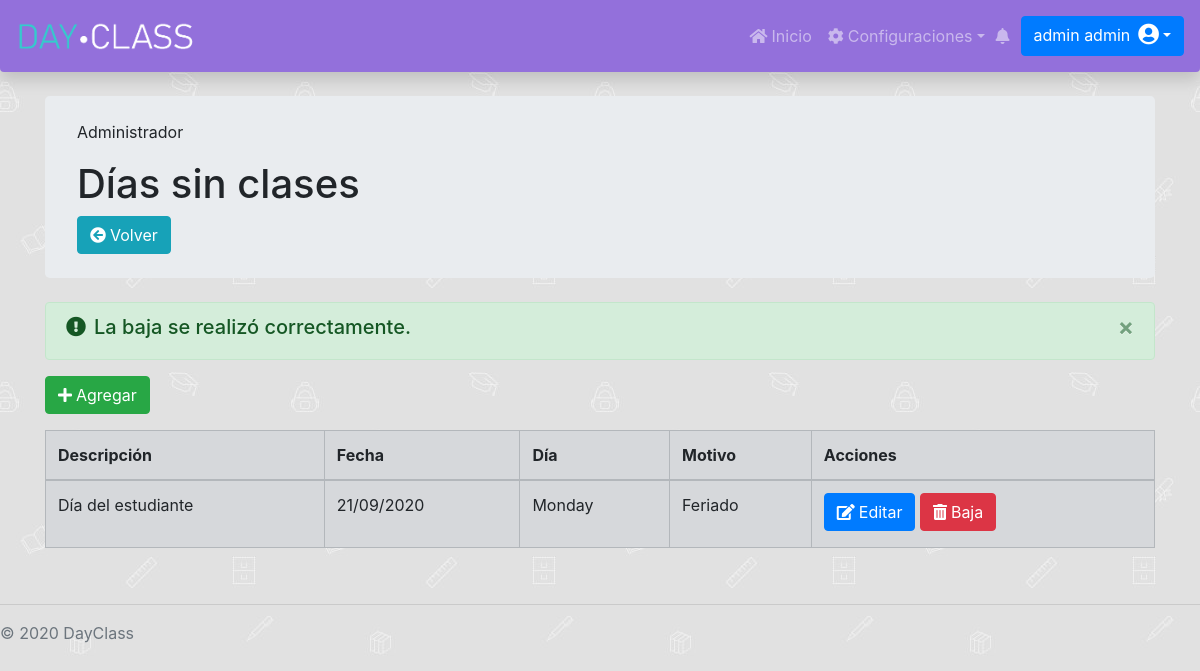
The app's page /Administrador/ConfiguracionSistema/Parametros/feriadosDiaSinClase.php?resultado=6 (signed in) with its own data.
### tables this page shows
CREATE TABLE `diassinclases` (
  `id` int(11) NOT NULL AUTO_INCREMENT,
  `fechaDiaSinClases` date DEFAULT NULL,
  `id_motivo` int(11) DEFAULT NULL,
  `comentarioDiaSinClases` varchar(255) DEFAULT NULL,
  `fechaAltaDiaSinClases` date DEFAULT NULL,
  `fechaBajaDiaSinClases` date DEFAULT NULL,
  PRIMARY KEY (`id`)
);

CREATE TABLE `motivodiasinclases` (
  `id` int(11) NOT NULL AUTO_INCREMENT,
  `nombreMotivoDiaSinClases` varchar(255) DEFAULT NULL,
  `fechaDesdeMotivoDiaSinClases` date DEFAULT NULL,
  `fechaHastaMotivoDiaSinClases` date DEFAULT NULL,
  PRIMARY KEY (`id`)
);

### Administrador/ConfiguracionSistema/Parametros/feriadosDiaSinClase.php (the view, shortened to what this page needs)
<?php
include "../../../databaseConection.php";
?>
<div class="container">
    <div class="jumbotron my-4 py-4">
        <p class="card-text">Administrador</p>
        <h1>Días sin clases</h1>
        <a href="config_parametros.php" class="btn btn-info"><i class="fa fa-arrow-circle-left mr-1"></i>Volver</a>
    </div>
    <?php
            if (isset($_GET["resultado"])) {
                switch ($_GET["resultado"]) {
                    case 6:
                        echo "<div class='alert alert-success alert-dismissible fade show' role='alert'>
                                    <h5><i class='fa fa-exclamation-circle mr-2'></i>La baja se realizó correctamente.</h5>";
                        break;
                }
                echo "<button type='button' class='close' data-dismiss='alert' aria-label='Close'>
                    <span aria-hidden='true'>&times;</span>
                    </button>
                </div>";
            }
        ?>
    <a class="btn btn-success mb-3" href="" data-toggle="modal" data-target="#nuevoFeriadoDiaSinClase"><i class="fa fa-plus mr-1"></i>Agregar</a>
    <div class="table-responsive">
        <?php
            $currentDate = date('Y-m-d');
            $consulta = $con->query("SELECT * FROM diassinclases WHERE fechaAltaDiaSinClases <= '$currentDate' AND fechaBajaDiaSinClases IS NULL ORDER BY fechaDiaSinClases DESC");
            if(!($consulta->num_rows)==0){
        ?>
            <table class="table table-bordered table-secondary">
                <thead>
                    <th>Descripción</th>
                    <th>Fecha</th>
                    <th>Día</th>
                    <th>Motivo</th>
                    <th>Acciones</th>
                </thead>
                <tbody>
                    <?php
                        while($feriados = $consulta->fetch_assoc()){
                            $id = $feriados['id'];
                    ?>
                            <tr>
                                <td><?php echo "<label id='evento$id'>".$feriados['comentarioDiaSinClases']."</label>"?></td>
                                <td><?php echo "<label id='fecha$id'>".strftime("%d/%m/%Y", strtotime($feriados['fechaDiaSinClases']))."</label>"?></td>
                                <td><?php echo ucwords(strftime("%A", strtotime($feriados['fechaDiaSinClases'])))?></td>
                                <td><?php echo "<label id='motivo$id'>".$con->query("SELECT nombreMotivoDiaSinClases FROM motivodiasinclases WHERE id = '".$feriados['id_motivo']."'")->fetch_assoc()['nombreMotivoDiaSinClases']."</label>" ?></td>
                                <td>
                                    <button class="btn btn-primary mb-1" <?php echo "onclick='cargarDatos($id)'"; ?> data-toggle="modal" data-target="#editarFeriadoDiaSinClase"><i class="fa fa-edit mr-1"></i>Editar</button>
                                    <button class="btn btn-danger mb-1" <?php echo "onclick='darBaja($id)'"; ?>><i class="fa fa-trash mr-1"></i>Baja</button>
                                </td>
                            </tr>
                    <?php
                        };
                    ?>
                </tbody>
            </table>
        <?php
            } else {
                echo "<br><div class='alert alert-warning' role='alert'>
                    <h5><i class='fa fa-exclamation-circle mr-2'></i>No se han registrado feriados ni días sin clases.</h5>
                </div> ";
            }
        ?>
    </div>
</div>

### DayClassStyle.css (style rules this page uses)
.dayclassnav { background-color: mediumpurple; }
.abajo-pagina { position: absolute; bottom: auto; width: 100%; }
body { padding-top: 4.5rem; background-image: url("/DayClass/images/school.jpg"); background-repeat: repeat; background-attachment: fixed; }

### records on screen
diassinclases: comentarioDiaSinClases "Día del estudiante", fechaDiaSinClases "21/09/2020", fechaDiaSinClases "Monday", id_motivo.nombreMotivoDiaSinClases "Feriado"
